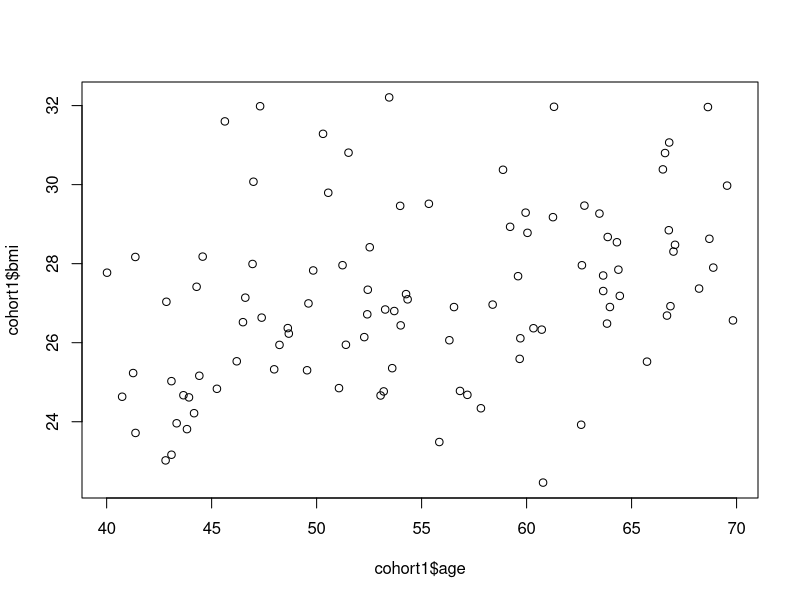
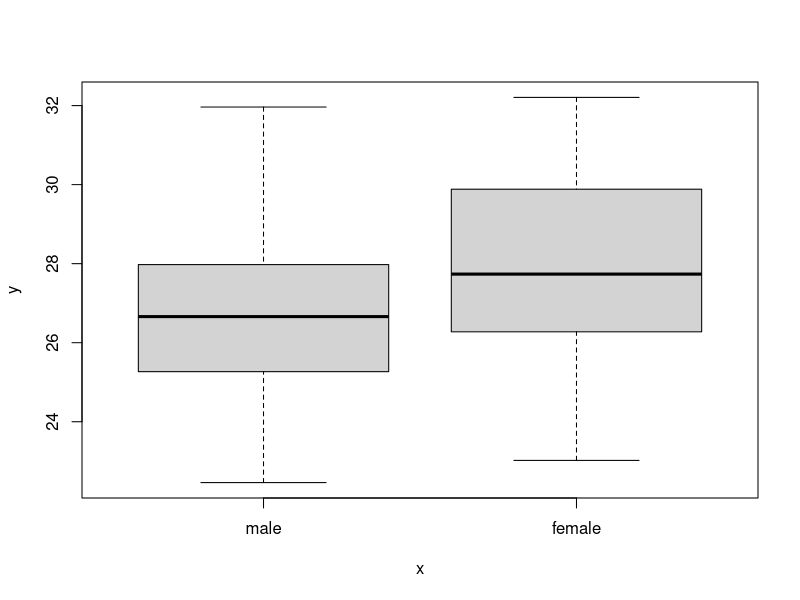
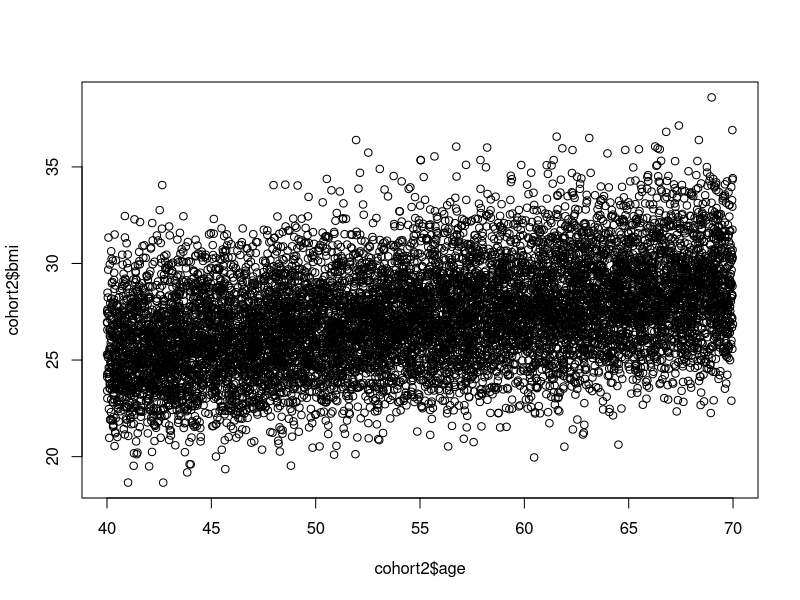
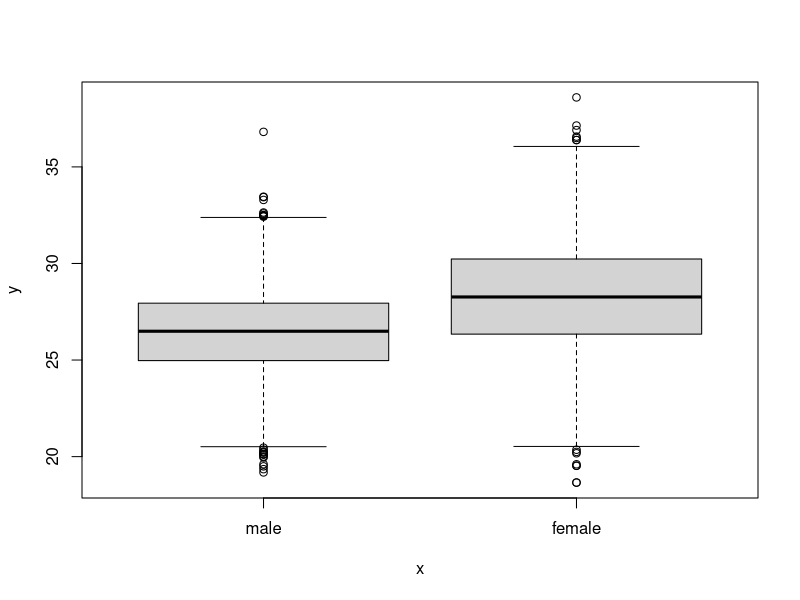
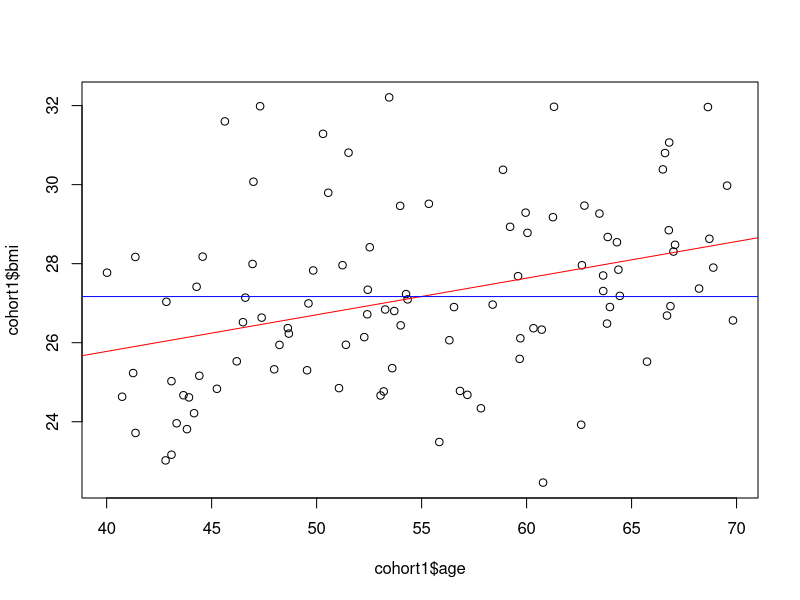
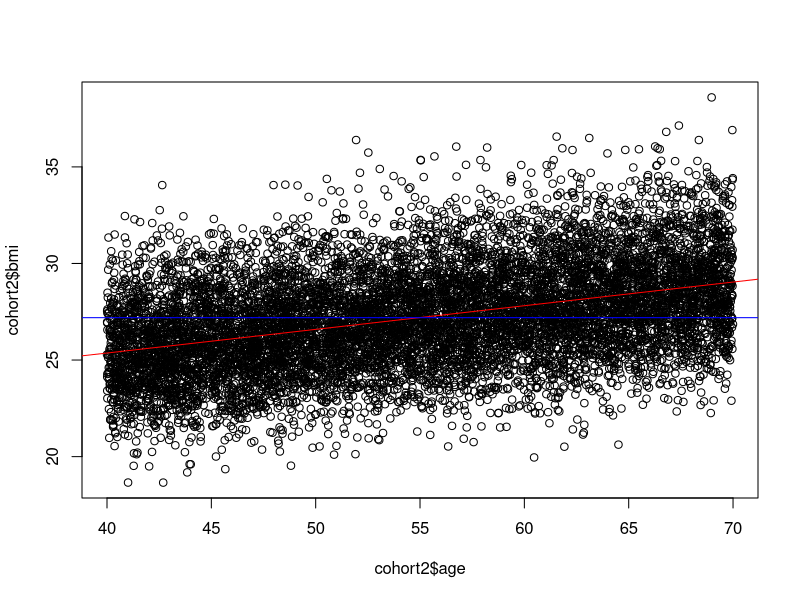
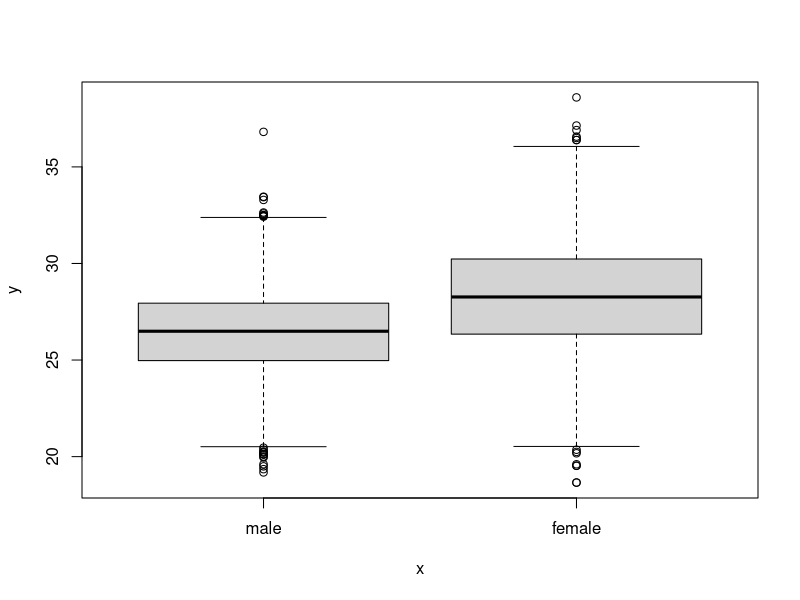
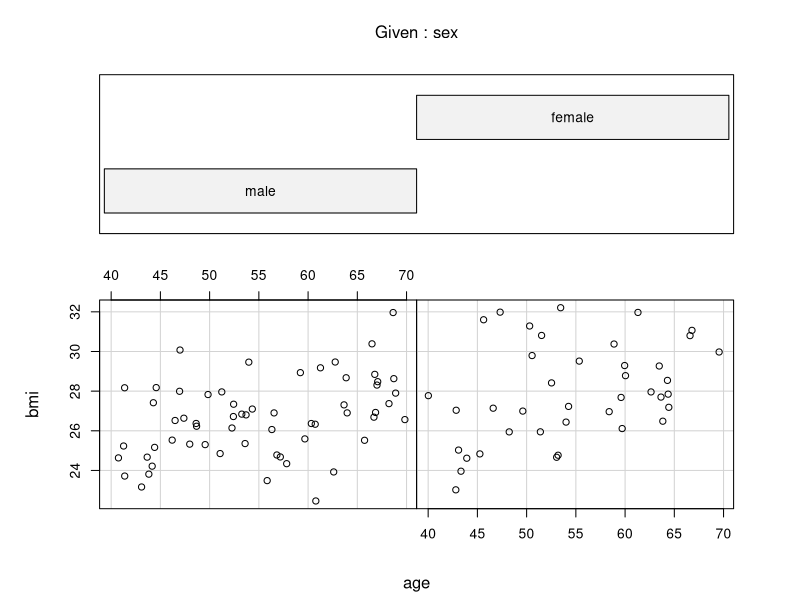

Recreate these plots in R, in order.
###Creates SimCohort

simCohort <- function(N,S){
    set.seed(S)
    ###Jakob
       id <- c(1:N)
    
    #creates a sex variable for first 600 and appends last 400
    sex <- rep.int(0,N*6/10)
    sex <- append(sex, rep.int(1,N*4/10))
    
    #creates dataframe from SEX and ID vectors
    dataContinuous = data.frame("sex" = sex, "id" = id)
    
    dataContinuous$age <- runif(N, min = 40, max = 70)
    
    dataContinuous$bmi <- ifelse(dataContinuous$sex==0, 21 + 0.1*dataContinuous$age + rnorm(N, 0 , 2), 20 + 0.15*dataContinuous$age + rnorm(N, 0 , 2.5))
    
        ###OMAR
    #Output data frame
    dataCategorical = data.frame(sex, id)
    
    #Generate ethnicity
    dataCategorical$ethnic <-rbinom(N, 1, 0.05)
    
    #Generate smoking status
    smoke <- c(0, 1, 2)
    
    dataCategorical$smoke <- ifelse(dataCategorical$sex == 0, sample(smoke, 0.6*N, replace = TRUE, prob = c(0.5, 0.3, 0.2)), sample(smoke, 0.4*N, replace = TRUE, prob = c(0.6, 0.3, 0.1)))    
    dataCategorical$smoke <- factor (dataCategorical$smoke,
                                     levels = c(0, 1, 2),
                                     labels = c("never", "ex", "current"))
    ###Analysis
    total <- merge(dataContinuous,dataCategorical, by=c("id","sex"))
    
    #change numeric storage type to factor
    
    total$ethnic <- factor (total$ethnic,
                            levels = c(0, 1),
                            labels = c("non-white", "white"))
    
    total$sex <- factor (total$sex,
                         levels = c(0, 1),
                         labels = c("male", "female"))
    
    return(total)
}
#creates sample cohorts

cohort1 <- simCohort(100, 123)

cohort2 <- simCohort(10000, 987)

#plots associations to examine
plot(cohort1$age,cohort1$bmi)
plot(cohort1$sex,cohort1$bmi)

plot(cohort2$age,cohort2$bmi)
plot(cohort2$sex,cohort2$bmi)


# cohort1 -----------------------------------------------------------------


#creates linear models with single explanatory variable

bmi.mod <- lm(bmi ~ age, cohort1)
plot(cohort1$age,cohort1$bmi)
mean.bmi <- mean(cohort1$bmi)
abline(bmi.mod, col="red")
abline(h=mean.bmi, col="blue")
summary(bmi.mod)

bmi.mod <- lm(bmi ~ sex, cohort1)

bmi.mod <- lm(bmi ~ age, cohort2)
plot(cohort2$age,cohort2$bmi)
mean.bmi <- mean(cohort2$bmi)
abline(bmi.mod, col="red")
abline(h=mean.bmi, col="blue")
summary(bmi.mod)
#blue line indicate null-hypothesis, positiv slope indicates age affects BMI

##this plot indicates sex influences BMI
plot(cohort2$sex,cohort2$bmi)

##linear models with multiple explanatory variables

#plots the BMI by explanatory variables from cohort1
coplot(bmi~age|sex,cohort1)
#This plot indicates that sex affects the intersection of BMI, let's examine the slope for men and women:
summary(lm(bmi~age, sex == "male", data=cohort1))
summary(lm(bmi~age, sex == "female", data=cohort1))
#from the coeefficiens it appears that for men an increase of 1 year increases BMI with 0,09 abd for women it's 0,11
#The intersects are different indicating a difference in bmi at the same age


# Cohort2----
#plots the BMI by explanatory variables from cohort2
coplot(bmi~age|sex,cohort2)

#This plot indicates that sex affects atleast the deviation, let's examine the slope for men and women:
summary(lm(bmi~age, sex == "male", data=cohort2))
summary(lm(bmi~age, sex == "female", data=cohort2))

## the second cohort a closer to the true slope value, representing a a larger sample size. It is also
#noted a larger standard error for women

#multiple linear regression, notice the difference in slope and intersection. Cohort2 converges towards the true value
#of bmi at year 40 (know from the equation)

bmiMultiRegression <- lm(bmi~age*sex, cohort1)
bmiMultiRegression
plot(cohort1$age, fitted(bmiMultiRegression))

bmiMultiRegression <- lm(bmi~age*sex, cohort2)
bmiMultiRegression
plot(cohort2$age, fitted(bmiMultiRegression))
#notice that for females, the age effect is increased by 0,05 per year. Being female however reduces BMI with 0,9
